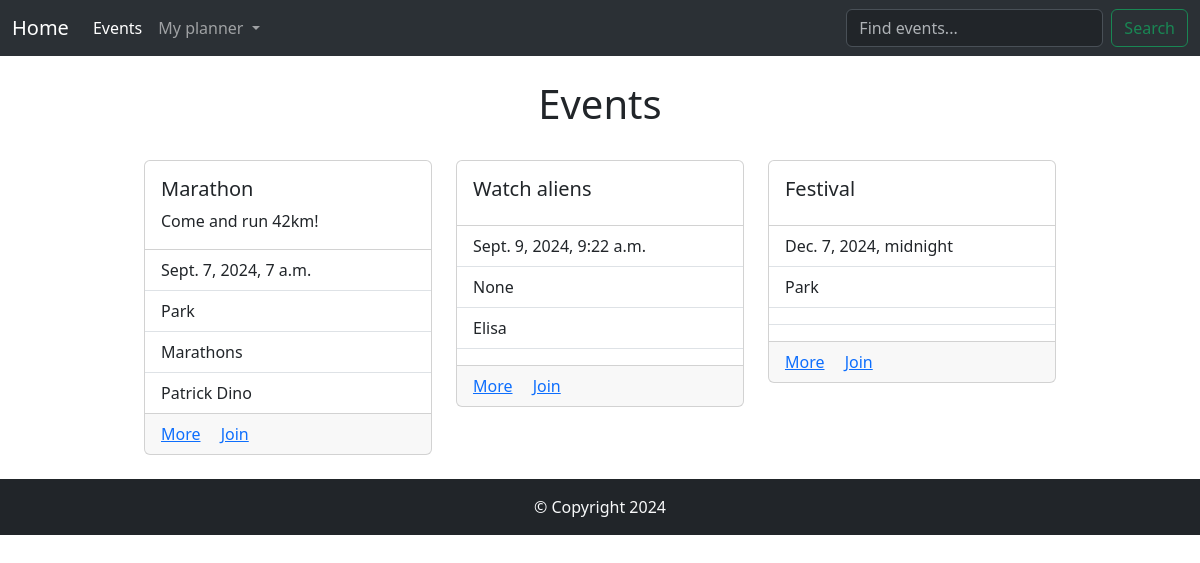
Before: /planner with the older database file.
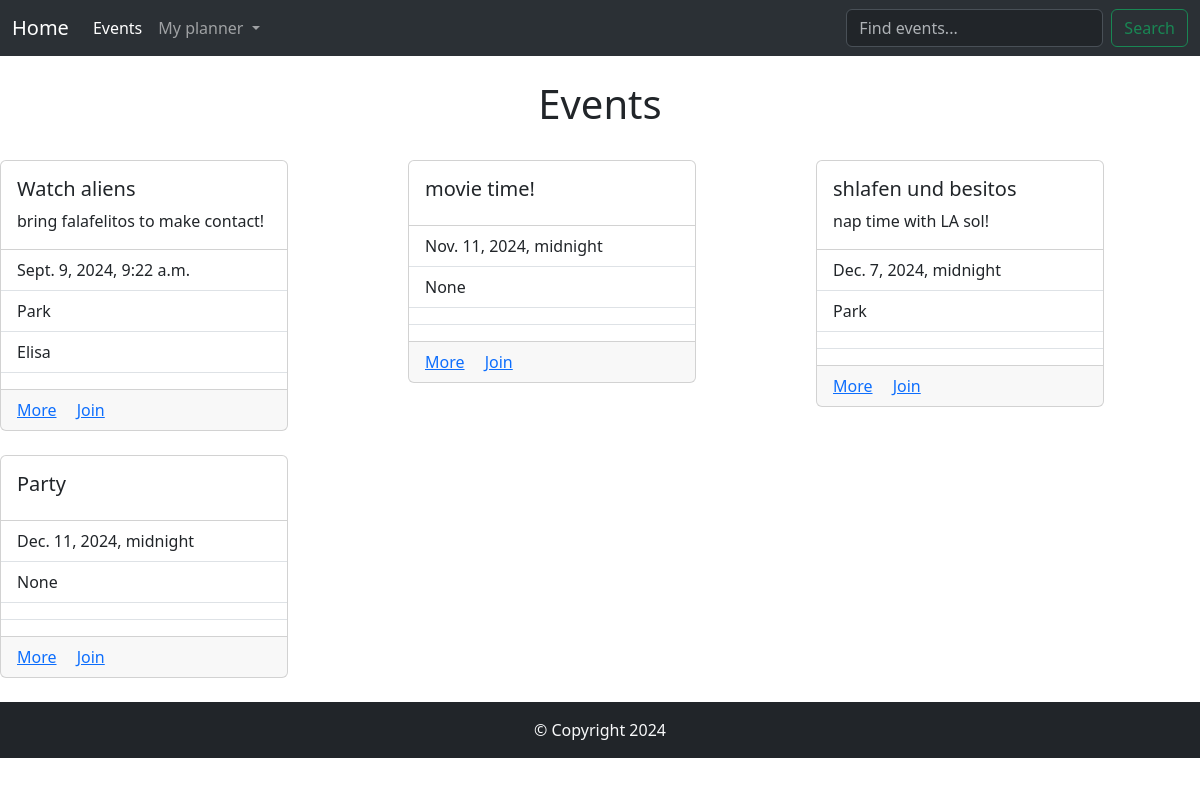
After: the same page with the newer database file.
### myevents/models.py (models this page shows)
class Event(models.Model):
    name_event = models.CharField('Event name', max_length=120)
    date_event = models.DateTimeField('Event date')
    venue_event = models.ForeignKey(Venue, blank=True, null=True, on_delete=models.CASCADE)
    manager_event = models.CharField(max_length=60)
    description = models.TextField(blank=True)
    attendees = models.ManyToManyField(AgendaUser, blank=True)
    def __str__(self):
        return self.name_event

class Venue(models.Model):
    name_venue = models.CharField('Venue name', max_length=120)
    address = models.CharField(max_length=200)
    zip_code = models.CharField(max_length=15)
    phone = models.CharField('Contact Phone', max_length=12, blank=True)
    def __str__(self):
        return self.name_venue

class AgendaUser(models.Model):
    first_name = models.CharField(max_length=25)
    last_name = models.CharField(max_length=25)
    email = models.EmailField('User email')
    def __str__(self):
        return self.first_name + ' ' + self.last_name

### myevents/views.py (the view)
# urls.py: path('planner', views.planner, name="planner"),
def planner(request):
    event_list = Event.objects.all().order_by('date_event')
    return render(request, 'myPlanner.html', {'event_list':event_list})

### myevents/templates/myPlanner.html
{% extends 'base.html' %}
{% block content %}
<br />
<h1 class="text-center">Events</h1>
<br />
<div class="d-flex justify-content-center">
<div class="row row-cols-1 row-cols-md-3 g-4 ">
        {% for event in event_list %}
    <div class="col">
        <div class="card" style="width: 18rem;">
            <div class="card-body">
                <h5 class="card-title">{{ event }}</h5>
                <p class="card-text">{{ event.description }}</p>
            </div>
            <ul class="list-group list-group-flush">
                <li class="list-group-item">{{ event.date_event }}</li>
                <li class="list-group-item">{{ event.venue_event }}</li>
                <li class="list-group-item">{{ event.manager_event }}</li>
                <li class="list-group-item">{% for attendees in event.attendees.all %}
                    {{ attendees }}
                    {% endfor %}</li>
            </ul>
            <div class="card-footer">
                <a href="{% url 'show_event' event.id %}" class="card-link">More</a>
                <a href="{% url 'show_event' event.id %}" class="card-link">Join</a>
            </div>
        </div>
    </div>
    {% endfor %}
</div>
</div>
<br />
{% endblock %}

### myevents/templates/base.html (shortened to what this page needs)
<!doctype html>
<html lang="en">
<head>
    <link href="https://cdn.jsdelivr.net/npm/bootstrap@5.3.3/dist/css/bootstrap.min.css" rel="stylesheet"
>
</head>
<body>
    <div class="sticky-top">
        <nav class="navbar navbar-expand-lg bg-body-tertiary" data-bs-theme="dark">
            <div class="container-fluid">
                <a class="navbar-brand" href="{% url 'home' %}">Home</a>
                <div class="collapse navbar-collapse" id="navbarSupportedContent">
                    <ul class="navbar-nav me-auto mb-2 mb-lg-0">
                        <li class="nav-item">
                            <a class="nav-link active" aria-current="page" href="{% url 'planner' %}">Events</a>
                        </li>
                        <li class="nav-item dropdown">
                            <a class="nav-link dropdown-toggle" href="#" role="button" data-bs-toggle="dropdown"
                                aria-expanded="false">
                                My planner
                            </a>
                        </li>
                    </ul>
                    <form class="d-flex" role="search" method=POST action="{% url 'search' %}">
                        <input class="form-control me-2" type="search" placeholder="Find events..." aria-label="Search" name="searching">
                        <button class="btn btn-outline-success" type="submit" >Search</button>
                    </form>
                </div>
            </div>
        </nav>
    </div>
        {% block content %}
        {% endblock %}
        <footer class="bg-light text-center text-lg-start mt-auto">
            <div class="text-center p-3 bg-dark text-light">
                © Copyright 2024
            </div>
        </footer>
</body>
</html>

Changed rows visible on the page:
removed Event: name_event "Marathon", description "Come and run 42km!", date_event "Sept. 7, 2024, 7 a.m.", venue_event "Park", manager_event "Marathons"
no longer on this page (row unchanged): AgendaUser: first_name+last_name "Patrick Dino"
removed Event: name_event "Festival", date_event "Dec. 7, 2024, midnight", venue_event "Park"
changed Event "Watch aliens": description (not shown) → "bring falafelitos to make contact!"; venue_event "None" → "Park"
added Event: name_event "movie time!", date_event "Nov. 11, 2024, midnight", venue_event "None"
added Event: name_event "shlafen und besitos", description "nap time with LA sol!", date_event "Dec. 7, 2024, midnight", venue_event "Park"
added Event: name_event "Party", date_event "Dec. 11, 2024, midnight", venue_event "None"
